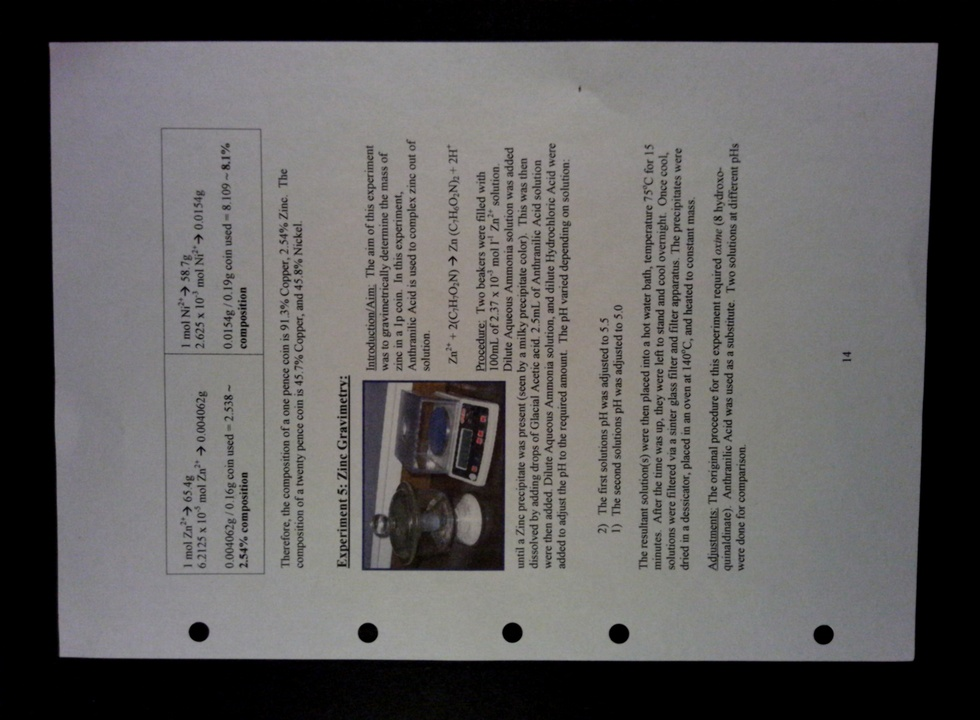
#> input picture testfolder/test1.jpg, 980 x 720 px, shrunk from 3264 x 2400 before the run
$ python -i ipvscanpipe.py   (imports and definitions only)
#> lines starting #> are read from the running program, lines starting #| are printed output that depends on the picture
#> further down, picture is the input picture: PIL image 980x720 RGB; mean R, G, B 96.4, 94.6, 94.4
from PIL import Image, ImageOps, ImageFilter
from numpy import array, zeros
from math import floor, ceil
from matplotlib import pyplot
from os import listdir, chdir, remove
import getopt, sys

#The getOpt page has shown me a new code style, so I will use it. All credit goes to the person who
#wrote that page:

helpString = '''Usage of ipvscantool:

ipvscantools -h -v -n [filenaming] -t [num+] -e [num+] -m [num+] -s [num+] -r [folder to read] -w [folder to write to]

	-h: Help string for console.
	-v: Version information.
	-n: Prefix for naming of files.
	-t: Threshold counts for page boundary in edge image analysis. Default is 10000.
	-e: Epsilon Margin for crop; is a positive margin that tightens the crop. Default is zero
	-m: numPrefix: a positive number in which we start our image enumeration (naming scheme on saving).
	-s: Skip Step; when histograming, only every xth pixel is considered. Define X with this. Default is 3
	-q: Debug Mode: Show histogram for an image (for debugging purposes).

Other Notes:
	- Script will autorotate and crop images, based on predefined standard position [<--].
	- if no -n arg given, items will be numbered sequentially (1,2,3....png)
	- images are saved as .pngs
	- if destination folder does not exist, system will automatically create one.

Example Usage(s):
	ipvscantools -n scandocs -t 12000 -e 5 ./input ./Output

'''
versionString = '''

ipvscantools v0.2. Created by Sean al-Baroudi (sean.al.baroudi@gmail.com)
'''

#To avoid heavy global usage, and large argument tuples, I use
#an object to store the command line arguments the user specifies.
class Params:
	# [63 lines left out: functions __init__, processargs, prepimage, not called in this run]

#Signature: Obj[Image] -> Obj[Image]
#Signature: Highlight edges and enhance, for the histogram alg.
def getworkimage(im):
	im2 = im.filter(ImageFilter.FIND_EDGES)
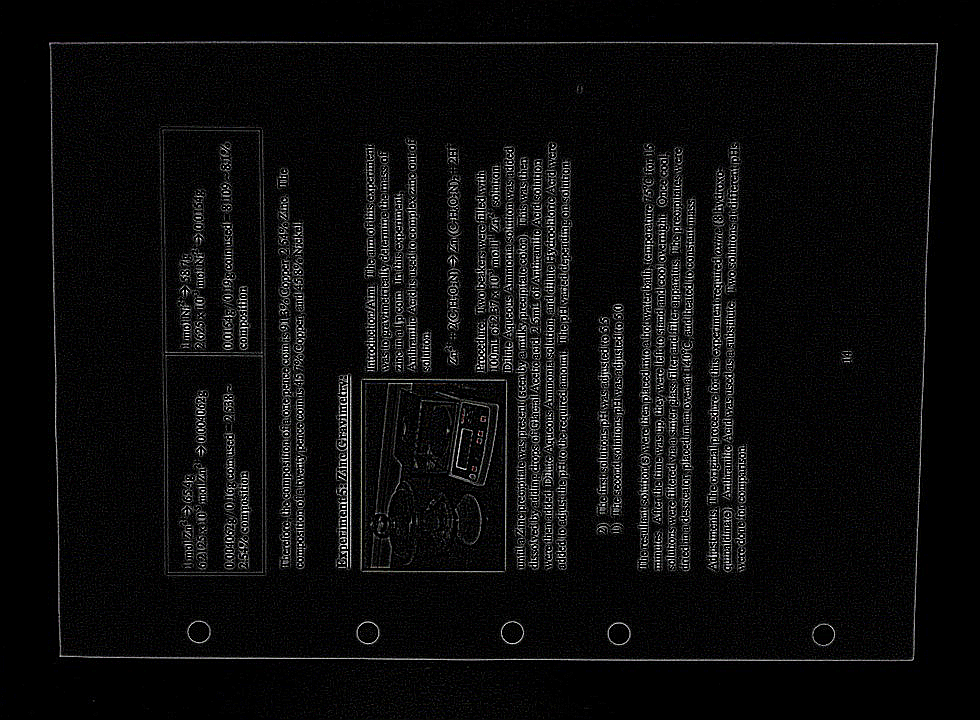
#> im2: PIL image 980x720 RGB; mean R, G, B 11.8, 11.8, 12
	im2 = im2.filter(ImageFilter.EDGE_ENHANCE)
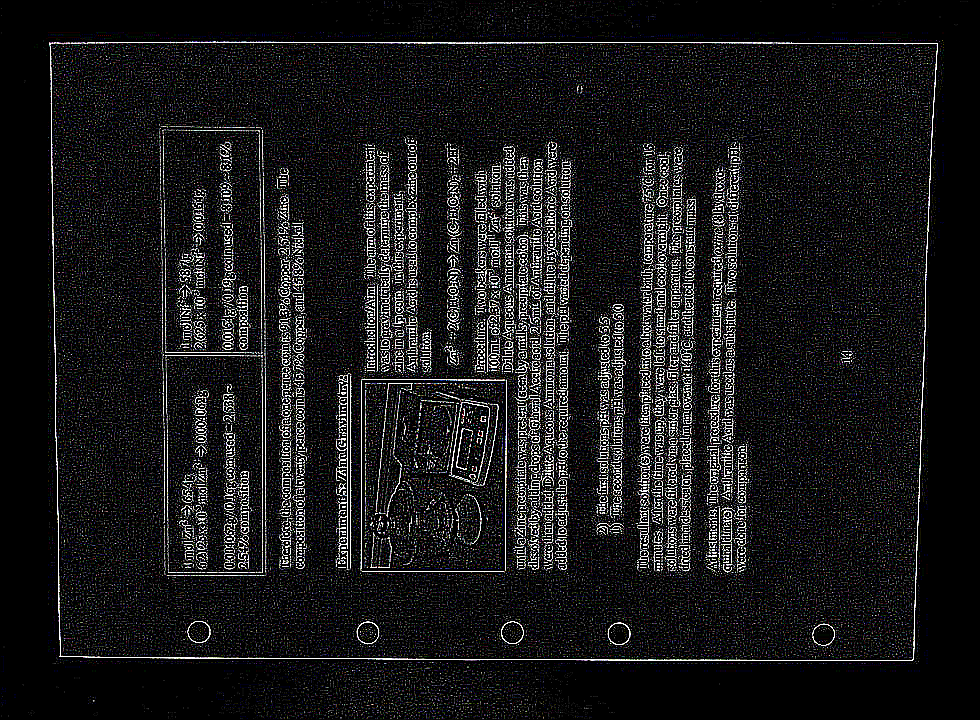
#> im2: PIL image 980x720 RGB; mean R, G, B 24.1, 23.9, 24.9
	im2 = im2.convert("L")
#> im2: PIL image 980x720 L
	return im2

#Signature: Array Array Obj[Params] -> Int Int Int Int
#Purpose: Idea is simple: for a vector, find where the plateau
#starts, given an arbitrary threshold. This gives us
#four numbers, which allows us to form our coordinates.
# [122 lines left out: functions findcorners, cropimagealg, _printparameters, _checkhistograms, _checkcropalgcorners, begin, not called in this run]

#Our "Main" or start point.
# [2 lines not run here, left out]


'''
#References:
#[1]: GetOpt for Python3: https://docs.python.org/3.1/library/getopt.html
[2]: global usage is frowned upon, but passing upto 8 variables via a function call is also ugly.
[3]: An older algorithm following horizontal and vertical lines along hte image to probe for the edge of the paper
it was found that the SNR due to reflectivity off the background surface was causing issues. By summing 1D histograms,
our SNR gets pushed up, the the boundaries become much more defined. There is a a larger computational penalty,
as our time is now O(mn), where m and n are the dimensions of the image (which is very large ). I tried skipping every
pth point in order to get O(mn/p) time. If an image takes 10 seconds, thats not too bad.
[4]: CopyTree: http://pythoncentral.io/how-to-recursively-copy-a-directory-folder-in-python/
This code was just ripped directly from the page.
[5]: https://docs.python.org/2/library/shutil.html

'''

>>> from PIL import Image
>>> picture = Image.open('testfolder/test1.jpg')
>>> result = getworkimage(picture)
